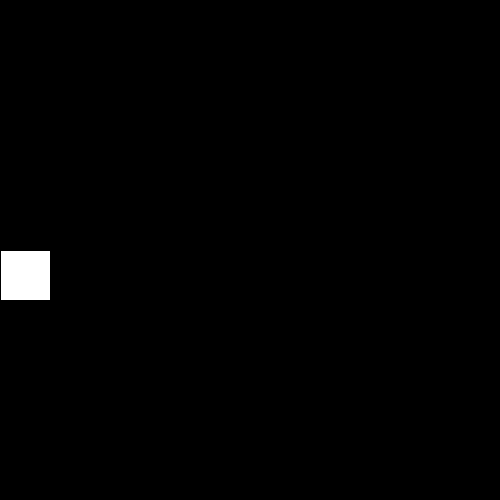
Frame 1 (no input)
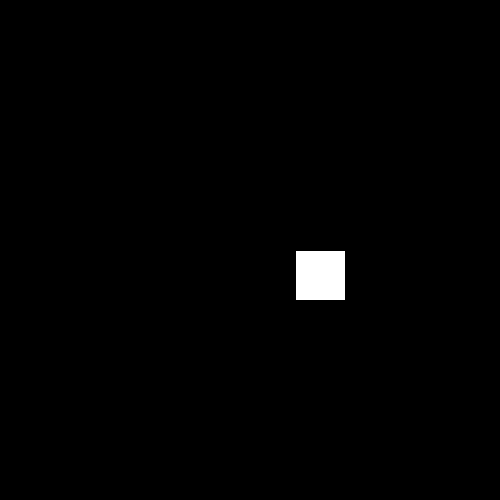
Frame 60 (the mouse pressed at the canvas centre just before this capture)
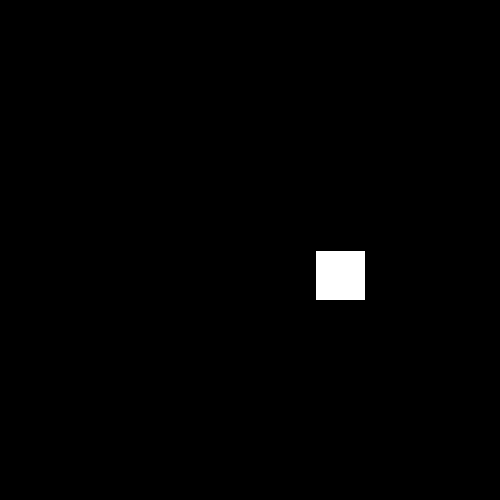
Frame 120 (the mouse held since frame 60 and released just before this capture)

The Processing sketch that drew these frames (run headless with seeded random() and noise(); from frame 60 on, the mouse is pressed at the canvas centre):

// Processing sketch: rectangleWithIf
// ── rectangleWithIf.pde
void setup()
{
  size(500, 500);
}

float x = 0;
float xSpeed = 5;
float rectWidth = 50;

void draw()
{
  background(0);
  rect(x, height / 2, rectWidth, rectWidth); 
  x +=xSpeed;
  if (x + rectWidth > width || x < 0)
  {
    xSpeed = -xSpeed;
  }
}
